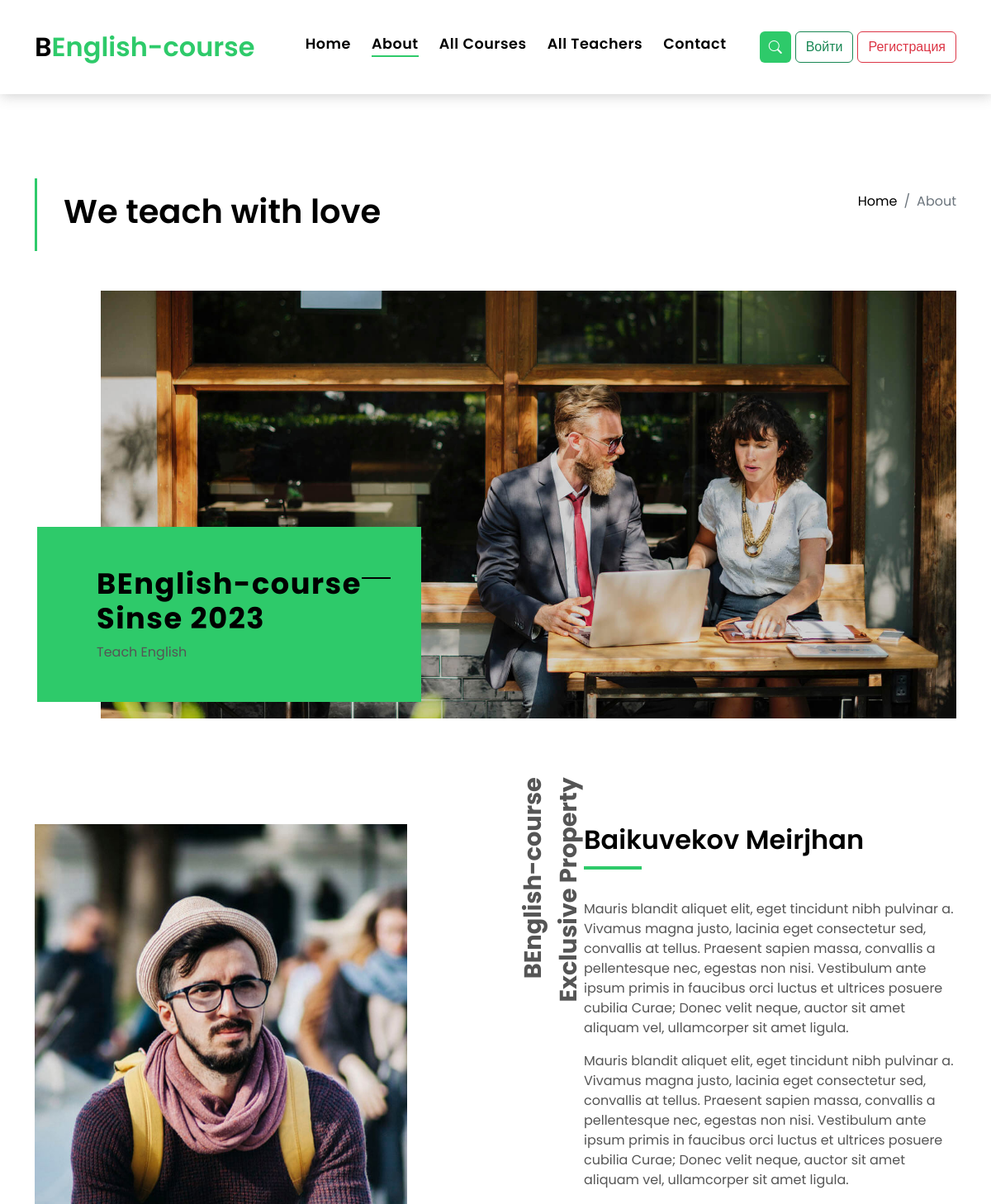
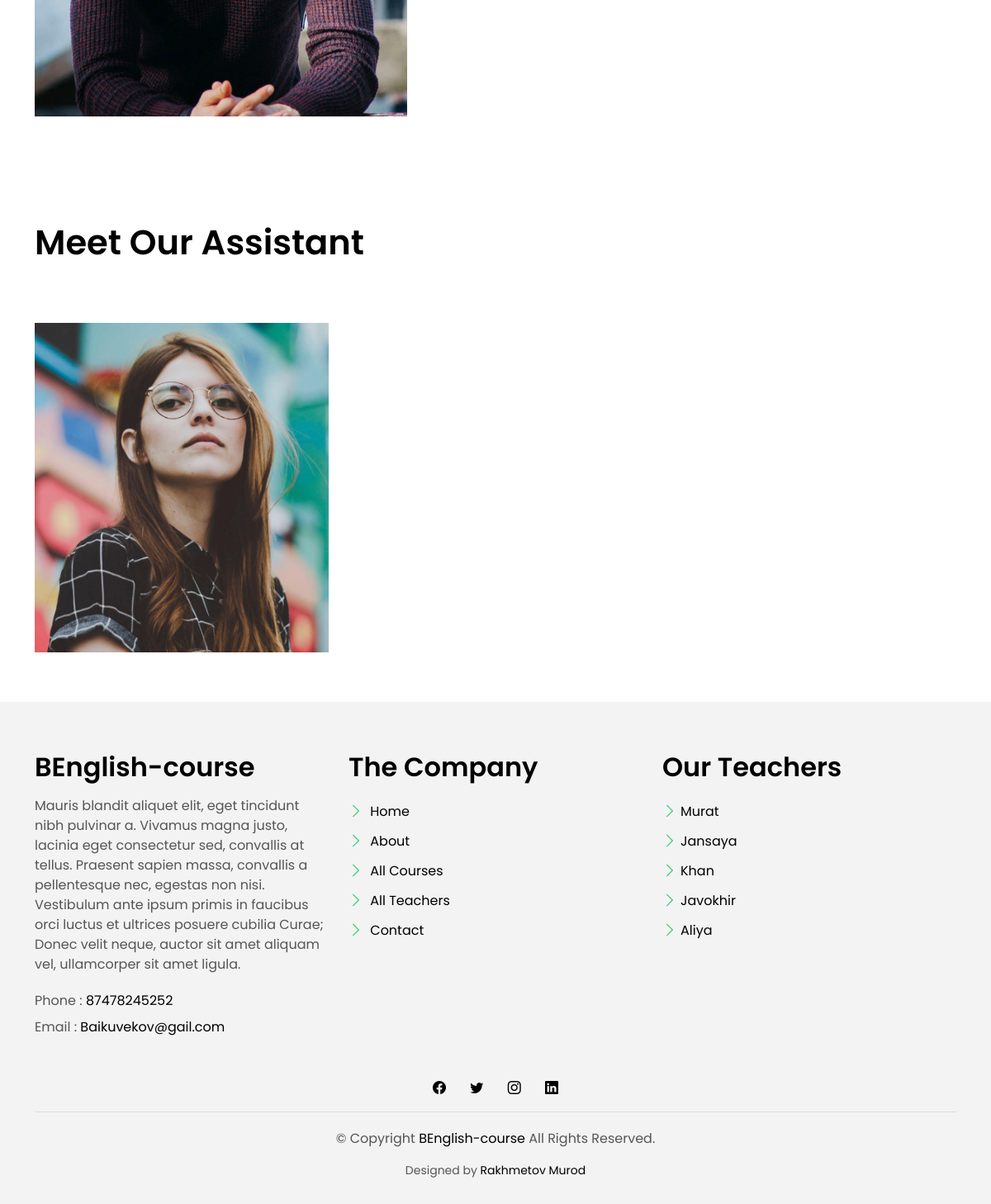
The page /about/ on the database its author committed (2 pictures, top to bottom).
### main/models.py (models this page shows, shortened)
class AboutCompany(models.Model):
    name = models.CharField(max_length=200, blank=True)
    name_author = models.CharField(max_length=200, blank=True)
    desc1 = models.TextField()
    desc2 = models.TextField()
    desc_footer = models.TextField()
    phone = models.CharField(max_length=200, blank=True)
    email = models.CharField(max_length=200, blank=True)
    address = models.CharField(max_length=200, blank=True)
    instagram = models.CharField(max_length=200, blank=True)
    facebook = models.CharField(max_length=200, blank=True)
    twitter = models.CharField(max_length=200, blank=True)
    linkedin = models.CharField(max_length=200, blank=True)
    logo_big = models.ImageField(upload_to='upload', blank=True)
    logo_author = models.ImageField(upload_to='upload', blank=True)

class Teacher(models.Model):
    name = models.CharField(max_length=200, blank=True)
    desc = models.TextField()
    logo = models.ImageField(upload_to='upload', blank=True)
    phone = models.CharField(max_length=200, blank=True)
    email = models.CharField(max_length=200, blank=True)
    skype = models.CharField(max_length=200, blank=True)
    instagram = models.CharField(max_length=200, blank=True)
    facebook = models.CharField(max_length=200, blank=True)
    twitter = models.CharField(max_length=200, blank=True)
    linkedin = models.CharField(max_length=200, blank=True)
    category = models.ForeignKey(Category, on_delete=models.CASCADE, null=True, blank=True)
    best_teacher = models.BooleanField(default=False)
    assistant = models.BooleanField(default=False)
    experience = models.CharField(max_length=200, blank=True)

### main/views.py (the view)
# urls.py: path('about/', aboutHandler),
def aboutHandler(request):
    user_id = request.session.get('user_id', None)
    active_user = None
    if user_id:
        active_user = SiteUser.objects.get(id=int(user_id))
    about = AboutCompany.objects.all()
    assistant = Teacher.objects.filter(assistant=True)
    teachers = Teacher.objects.all()
    return render(request, 'about.html', {
        'about': about,
        'assistant': assistant,
        'teachers': teachers,
        'active_user': active_user,
        'user_id': user_id,
    })

### template/about.html (shortened to what this page needs)
{% extends 'base.html' %}
{% block content %}
<main id="main">
    <section class="intro-single">
        <div class="container">
            <div class="row">
                <div class="col-md-12 col-lg-8">
                    <div class="title-single-box">
                        <h1 class="title-single">We teach with love</h1>
                    </div>
                </div>
                <div class="col-md-12 col-lg-4">
                    <nav aria-label="breadcrumb" class="breadcrumb-box d-flex justify-content-lg-end">
                        <ol class="breadcrumb">
                            <li class="breadcrumb-item">
                                <a href="/">Home</a>
                            </li>
                            <li class="breadcrumb-item active" aria-current="page">
                                About
                            </li>
                        </ol>
                    </nav>
                </div>
            </div>
        </div>
    </section>
    <section class="section-about">
        <div class="container">
            {% for about in about %}
            <div class="row">
                <div class="col-sm-12 position-relative">
                    <div class="about-img-box">
                        <img src="/media/{{ about.logo_big }}/" alt="" class="img-fluid">
                    </div>
                    <div class="sinse-box">
                        <h3 class="sinse-title">BEnglish-course
                            <br> Sinse 2023
                        </h3>
                        <p>Teach English</p>
                    </div>
                </div>
                <div class="col-md-12 section-t8 position-relative">
                    <div class="row">
                        <div class="col-md-6 col-lg-5">
                            <img src="/media/{{ about.logo_author }}/" alt="" class="img-fluid">
                        </div>
                        <div class="col-lg-2  d-none d-lg-block position-relative">
                            <div class="title-vertical d-flex justify-content-start">
                                <span>BEnglish-course Exclusive Property</span>
                            </div>
                        </div>
                        <div class="col-md-6 col-lg-5 section-md-t3">
                            <div class="title-box-d">
                                <h3 class="title-d">{{ about.name_author}}
                                </h3>
                            </div>
                            <p class="color-text-a">{{ about.desc2 }}</p>
                            <p class="color-text-a">{{ about.desc2 }}
                            </p>
                        </div>
                    </div>
                </div>
            </div>
            {% endfor %}
        </div>
    </section>
    <section class="section-agents section-t8">
        <div class="container">
            <div class="row">
                <div class="col-md-12">
                    <div class="title-wrap d-flex justify-content-between">
                        <div class="title-box">
                            <h2 class="title-a">Meet Our Assistant</h2>
                        </div>
                    </div>
                </div>
            </div>
            <div class="row">
                {% for team in assistant %}
                <div class="col-md-4">
                    <div class="card-box-d">
                        <div class="card-img-d">
                            <img src="/media/{{ team.logo }}/" alt="" class="img-d img-fluid">
                        </div>
                        <div class="card-overlay card-overlay-hover">
                            <div class="card-header-d">
                                <div class="card-title-d align-self-center">
                                </div>
                            </div>
                            <div class="card-body-d">
                            </div>
                        </div>
                    </div>
                </div>
                {% endfor %}
            </div>
        </div>
    </section>
</main>
{% endblock %}

### template/base.html (shortened to what this page needs)
<!DOCTYPE html>
<html lang="en">
<head>
    <link href="/static/vendor/animate.css/animate.min.css" rel="stylesheet">
    <link href="/static/vendor/bootstrap/css/bootstrap.min.css" rel="stylesheet">
    <link href="/static/vendor/bootstrap-icons/bootstrap-icons.css" rel="stylesheet">
    <link href="/static/vendor/swiper/swiper-bundle.min.css" rel="stylesheet">
    <link rel="stylesheet" href="path/to/font-awesome/css/font-awesome.min.css">
    <link href="/static/css/style.css" rel="stylesheet">
</head>
<body>
<nav class="navbar navbar-default navbar-trans navbar-expand-lg fixed-top">
    <div class="container">
        <a class="navbar-brand text-brand" href="/">B<span class="color-b">English-course</span></a>
        <div class="navbar-collapse collapse justify-content-center" id="navbarDefault">
            <ul class="navbar-nav">
                <li class="nav-item">
                    <a class="nav-link js-home-active" href="/">Home</a>
                </li>
                <li class="nav-item">
                    <a class="nav-link js-about-active" href="/about/">About</a>
                </li>
                <li class="nav-item">
                    <a class="nav-link js-courses-active" href="/course/">All Courses</a>
                </li>
                <li class="nav-item">
                    <a class="nav-link js-teachers-active" href="/teachers/">All Teachers</a>
                </li>
                <li class="nav-item">
                    <a class="nav-link js-contact-active" href="/contact/">Contact</a>
                </li>
            </ul>
        </div>
        <button type="button" class="btn btn-b-n navbar-toggle-box navbar-toggle-box-collapse" data-bs-toggle="collapse"
                data-bs-target="#navbarTogglerDemo01">
            <i class="bi bi-search"></i>
        </button>
        {% if active_user %}
            <a href="profile/edit" style="margin-left: 5px;" class="btn btn-outline-success">{{ active_user.last_name }} {{ active_user.first_name }} {% if not active_user.last_name and not active_user.first_name %}{{ active_user.phone }} {{ active_user.email }} {% endif %}</a>
            <a href="/logout" style="margin-left: 5px;" class="btn btn-outline-danger">Выход</a>
        {% else %}
            <a href="/login" style="margin-left: 5px;" class="btn btn-outline-success">Войти</a>
            <a href="/register" style="margin-left: 5px;" class="btn btn-outline-danger">Регистрация</a>
        {% endif %}
    </div>
</nav>
{% block content %}
{% endblock %}
<section class="section-footer">
    <div class="container">
        <div class="row">
            <div class="col-sm-12 col-md-4">
                {% for a in about %}
                    <div class="widget-a">
                        <div class="w-header-a">
                            <h3 class="w-title-a text-brand">{{ a.name }}</h3>
                        </div>
                        <div class="w-body-a">
                            <p class="w-text-a color-text-a">{{ a.desc_footer}}</p>
                        </div>
                        <div class="w-footer-a">
                            <ul class="list-unstyled">
                                <li class="color-a">
                                    <span class="color-text-a">Phone :</span> {{ a.phone }}
                                </li>
                                <li class="color-a">
                                    <span class="color-text-a">Email :</span> {{ a.email }}
                                </li>
                            </ul>
                        </div>
                    </div>
                {% endfor %}
            </div>
            <div class="col-sm-12 col-md-4 section-md-t3">
                <div class="widget-a">
                    <div class="w-header-a">
                        <h3 class="w-title-a text-brand">The Company</h3>
                    </div>
                    <div class="w-body-a">
                        <div class="w-body-a">
                            <ul class="list-unstyled">
                                <li class="item-list-a">
                                    <i class="bi bi-chevron-right"></i> <a href="/">Home</a>
                                </li>
                                <li class="item-list-a">
                                    <i class="bi bi-chevron-right"></i> <a href="/about/">About</a>
                                </li>
                                <li class="item-list-a">
                                    <i class="bi bi-chevron-right"></i> <a href="/course/">All Courses</a>
                                </li>
                                <li class="item-list-a">
                                    <i class="bi bi-chevron-right"></i> <a href="/teachers/">All Teachers</a>
                                </li>
                                <li class="item-list-a">
                                    <i class="bi bi-chevron-right"></i> <a href="/contact/">Contact</a>
                                </li>
                            </ul>
                        </div>
                    </div>
                </div>
            </div>
            <div class="col-sm-12 col-md-4 section-md-t3">
                <div class="widget-a">
                    <div class="w-header-a">
                        <h3 class="w-title-a text-brand">Our Teachers</h3>
                    </div>
                    <div class="w-body-a">
                        <ul class="list-unstyled">
                            {% for te in teachers %}
                            <li class="item-list-a">
                                <i class="bi bi-chevron-right"></i><a href="/teacher/{{ te.id }}/">{{ te.name }}</a>
                            </li>
                            {% endfor %}
                        </ul>
                    </div>
                </div>
            </div>
        </div>
    </div>
</section>
<footer>
    <div class="container">
        <div class="row">
            <div class="col-md-12">
                <div class="socials-a">
                    <ul class="list-inline">
                        {% for ab in about %}
                        <li class="list-inline-item">
                            <a href="http://www.facebook.com/{{ ab.facebook }}/">
                                <i class="bi bi-facebook" aria-hidden="true"></i>
                            </a>
                        </li>
                        <li class="list-inline-item">
                            <a href="https://twitter.com/{{ ab.twitter }}">
                                <i class="bi bi-twitter" aria-hidden="true"></i>
                            </a>
                        </li>
                        <li class="list-inline-item">
                            <a href="https://www.instagram.com/{{ ab.instagram }}/">
                                <i class="bi bi-instagram" aria-hidden="true"></i>
                            </a>
                        </li>
                        <li class="list-inline-item">
                            <a href="https://www.linkedin.com/in/{{ ab.linkedin }}/">
                                <i class="bi bi-linkedin" aria-hidden="true"></i>
                            </a>
                        </li>
                        {% endfor %}
                    </ul>
                </div>
                <div class="copyright-footer">
                    <p class="copyright color-text-a">
                        &copy; Copyright
                        <span class="color-a">BEnglish-course</span> All Rights Reserved.
                    </p>
                </div>
                <div class="credits">
                    Designed by <a href="https://bootstrapmade.com/">Rakhmetov Murod</a>
                </div>
            </div>
        </div>
    </div>
</footer>
</body>
</html>

### rows shown on the page
AboutCompany: logo_big (picture), logo_author (picture), name_author "Baikuvekov Meirjhan", desc2 "Mauris blandit aliquet elit, eget tincidunt nibh pulvinar a. Vivamus magna justo, lacinia eget consectetur sed, convallis at tellus. Praesent sapien massa, convallis a pellentesque nec, egestas non nisi. Vestibulum ante ipsum primis in faucibus orci luctus et ultrices posuere cubilia Curae; Donec velit neque, auctor sit amet aliquam vel, ullamcorper sit amet ligula.", name "BEnglish-course", desc_footer "Mauris blandit aliquet elit, eget tincidunt nibh pulvinar a. Vivamus magna justo, lacinia eget consectetur sed, convallis at tellus. Praesent sapien massa, convallis a pellentesque nec, egestas non nisi. Vestibulum ante ipsum primis in faucibus orci luctus et ultrices posuere cubilia Curae; Donec velit neque, auctor sit amet aliquam vel, ullamcorper sit amet ligula.", phone "87478245252", email "Baikuvekov@gail.com"
Teacher: logo (picture), name "Aliya"
Teacher: name "Murat"
Teacher: name "Jansaya"
Teacher: name "Khan"
Teacher: name "Javokhir"
